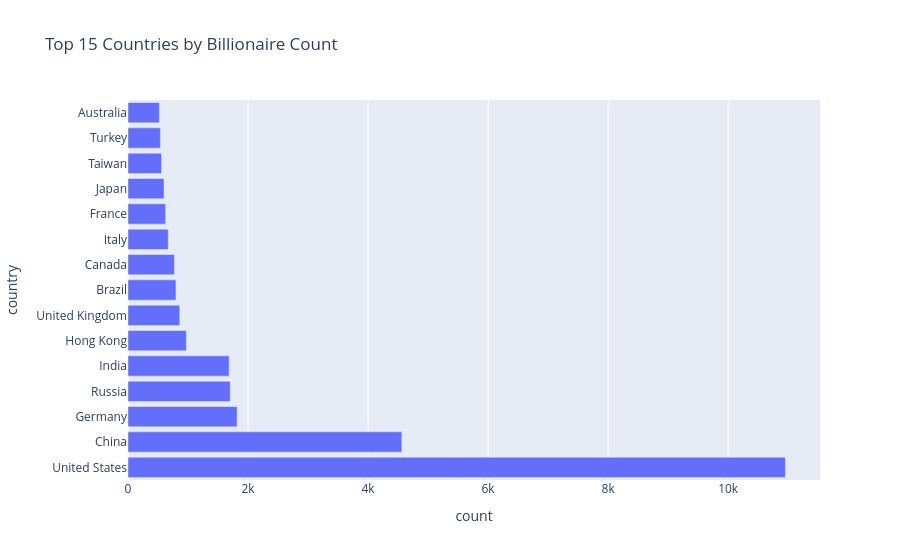

Notebook source saved alongside this figure:
### Code cell
visualizer.visualize_top_countries()

### Figure 1 — Plotly figure (JSON) as saved in the notebook; plotly's stock layout.template omitted (floating-point values rounded to 4 significant figures)
{"data": [{"hovertemplate": "count=%{x}<br>country=%{y}<extra></extra>", "legendgroup": "", "marker": {"color": "#636efa", "pattern": {"shape": ""}}, "name": "", "orientation": "h", "showlegend": false, "textposition": "auto", "type": "bar", "x": [10954, 4563, 1818, 1703, 1685, 972, 861, 799, 773, 670, 627, 600, 559, 540, 523], "xaxis": "x", "y": ["United States", "China", "Germany", "Russia", "India", "Hong Kong", "United Kingdom", "Brazil", "Canada", "Italy", "France", "Japan", "Taiwan", "Turkey", "Australia"], "yaxis": "y"}], "layout": {"barmode": "relative", "legend": {"tracegroupgap": 0}, "title": {"text": "Top 15 Countries by Billionaire Count"}, "xaxis": {"anchor": "y", "domain": [0, 1], "title": {"text": "count"}}, "yaxis": {"anchor": "x", "domain": [0, 1], "title": {"text": "country"}}}}
